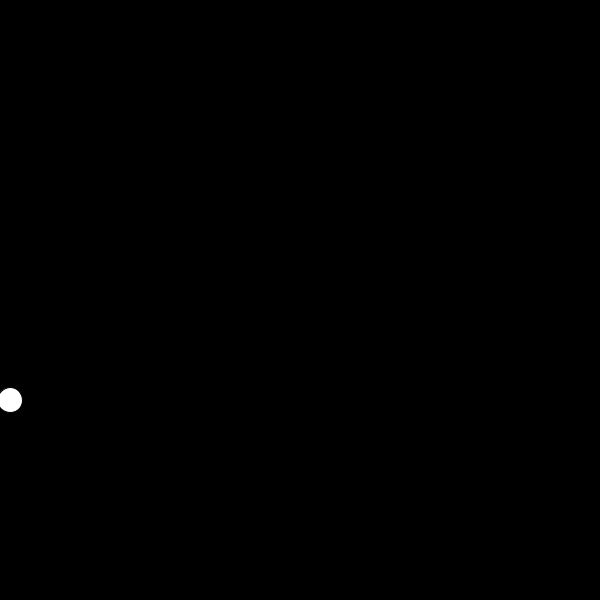
Frame 1 (no input)
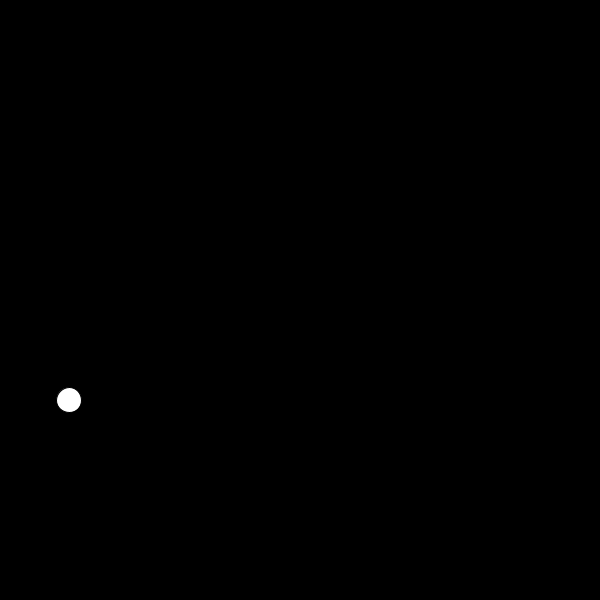
Frame 60 (the mouse pressed at the canvas centre just before this capture)
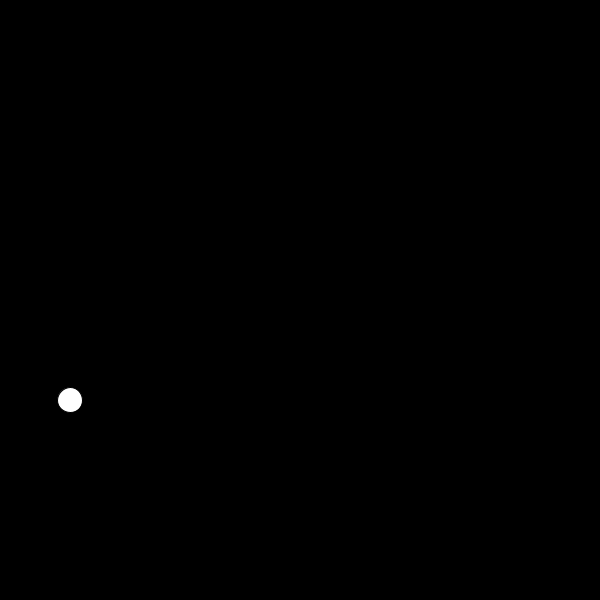
Frame 120 (the mouse held since frame 60 and released just before this capture)

The Processing sketch that drew these frames (run headless with seeded random() and noise(); from frame 60 on, the mouse is pressed at the canvas centre):

// Processing sketch: dout2
// ── dout2.pde
boolean going;
int i;
void setup()
{
  size(600, 600);
  going=true;
  i=10;
}
void draw()
{
  background(0);
  ellipse(i, 400, 25, 25);
  if (going)
  {
    print(going+"\n");
    i=i+1;
  }
}
void mousePressed()
{
  if (going)
    going=false;
  else
    going=true;
}
